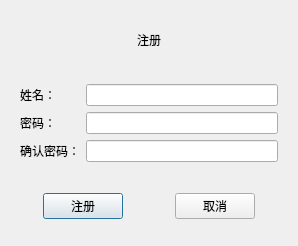
<?xml version="1.0" encoding="UTF-8"?>
<ui version="4.0">
 <class>Register_Teacher</class>
 <widget class="QDialog" name="Register_Teacher">
  <property name="geometry">
   <rect>
    <x>0</x>
    <y>0</y>
    <width>298</width>
    <height>246</height>
   </rect>
  </property>
  <property name="windowTitle">
   <string>Dialog</string>
  </property>
  <layout class="QVBoxLayout" name="verticalLayout">
   <item>
    <widget class="QWidget" name="widget" native="true">
     <layout class="QVBoxLayout" name="verticalLayout_2">
      <item>
       <widget class="QLabel" name="label">
        <property name="text">
         <string>注册</string>
        </property>
        <property name="alignment">
         <set>Qt::AlignCenter</set>
        </property>
       </widget>
      </item>
     </layout>
    </widget>
   </item>
   <item>
    <widget class="QWidget" name="widget_2" native="true">
     <layout class="QGridLayout" name="gridLayout">
      <item row="0" column="0">
       <widget class="QLabel" name="label_2">
        <property name="text">
         <string>姓名：</string>
        </property>
       </widget>
      </item>
      <item row="0" column="1">
       <widget class="QLineEdit" name="usernameLine"/>
      </item>
      <item row="1" column="0">
       <widget class="QLabel" name="label_3">
        <property name="text">
         <string>密码：</string>
        </property>
       </widget>
      </item>
      <item row="1" column="1">
       <widget class="QLineEdit" name="passwordLine"/>
      </item>
      <item row="3" column="1">
       <widget class="QLineEdit" name="repeatLine"/>
      </item>
      <item row="3" column="0">
       <widget class="QLabel" name="label_4">
        <property name="text">
         <string>确认密码：</string>
        </property>
       </widget>
      </item>
     </layout>
    </widget>
   </item>
   <item>
    <widget class="QWidget" name="widget_3" native="true">
     <layout class="QHBoxLayout" name="horizontalLayout">
      <item>
       <spacer name="horizontalSpacer">
        <property name="orientation">
         <enum>Qt::Horizontal</enum>
        </property>
        <property name="sizeHint" stdset="0">
         <size>
          <width>40</width>
          <height>20</height>
         </size>
        </property>
       </spacer>
      </item>
      <item>
       <widget class="QPushButton" name="registerBtn">
        <property name="text">
         <string>注册</string>
        </property>
       </widget>
      </item>
      <item>
       <spacer name="horizontalSpacer_3">
        <property name="orientation">
         <enum>Qt::Horizontal</enum>
        </property>
        <property name="sizeHint" stdset="0">
         <size>
          <width>40</width>
          <height>20</height>
         </size>
        </property>
       </spacer>
      </item>
      <item>
       <spacer name="horizontalSpacer_4">
        <property name="orientation">
         <enum>Qt::Horizontal</enum>
        </property>
        <property name="sizeHint" stdset="0">
         <size>
          <width>40</width>
          <height>20</height>
         </size>
        </property>
       </spacer>
      </item>
      <item>
       <widget class="QPushButton" name="closeBtn">
        <property name="text">
         <string>取消</string>
        </property>
       </widget>
      </item>
      <item>
       <spacer name="horizontalSpacer_2">
        <property name="orientation">
         <enum>Qt::Horizontal</enum>
        </property>
        <property name="sizeHint" stdset="0">
         <size>
          <width>40</width>
          <height>20</height>
         </size>
        </property>
       </spacer>
      </item>
     </layout>
    </widget>
   </item>
  </layout>
 </widget>
 <resources/>
 <connections/>
</ui>
